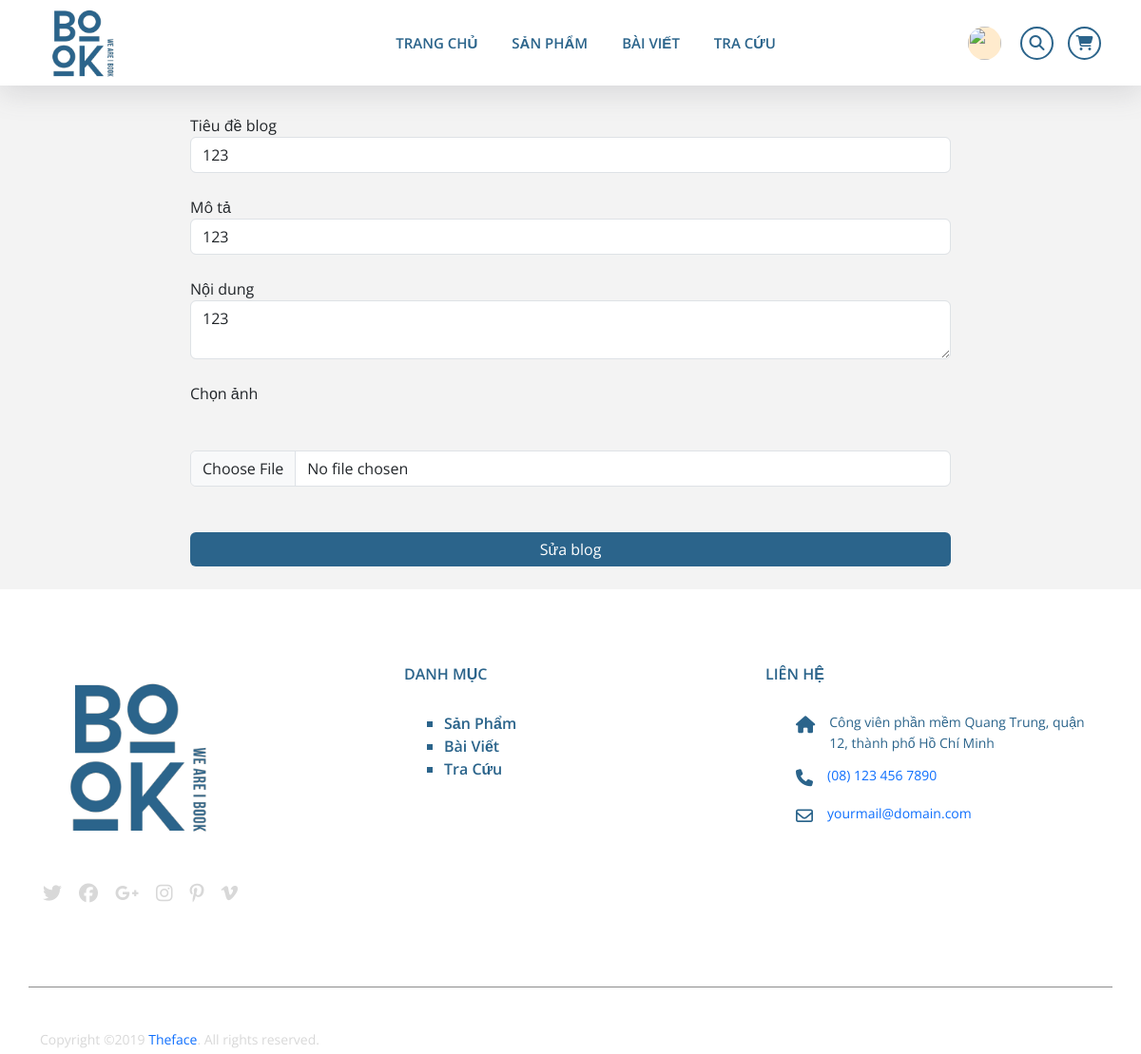
The app's page /controller/index.php?pg=fixblog&idblog=1 (signed in) with its own data.
### tables this page shows
CREATE TABLE `blog` (
  `id` int(3) NOT NULL,
  `id_user` int(11) NOT NULL,
  `tenblog` varchar(100) NOT NULL,
  `ngayvietblog` date NOT NULL,
  `mota` text NOT NULL,
  `noidung` text NOT NULL,
  `img` varchar(200) NOT NULL,
  `status` int(11) NOT NULL DEFAULT 0
);

### model/pdo.php (called while the page is built, shortened)
<?php
function pdo_get_connection(){
    $dburl = "mysql:host=localhost;dbname=da1-06-12-2023;charset=utf8";
    $username = 'root';
    $password = '';
    $conn = new PDO($dburl, $username, $password);
    $conn->setAttribute(PDO::ATTR_ERRMODE, PDO::ERRMODE_EXCEPTION);
    return $conn;
}
function pdo_query($sql){
    $sql_args = array_slice(func_get_args(), 1);
    try{
        $conn = pdo_get_connection();
        $stmt = $conn->prepare($sql);
        $stmt->execute($sql_args);
        $rows = $stmt->fetchAll();
        return $rows;
    }
    catch(PDOException $e){
        throw $e;
    }
    finally{
        unset($conn);
    }
}

### model/blog.php (called while the page is built, shortened)
<?php
require_once 'pdo.php';
function get_blog_user($idblog){
    $sql = "SELECT b.id ,b.tenblog,b.ngayvietblog, b.mota,b.img,u.username, b.noidung,u.img avatar FROM `blog` b inner join user u on b.id_user = u.id where b.id = ?";
    return pdo_query($sql,$idblog);
}

### view/blog-detail-user.php (the view, shortened to what this page needs)
<form action="index.php?pg=updateblog" method="post" enctype="multipart/form-data" style="width: 800px; margin: 0 auto; margin-top: 30px;">
    <div class="mb-4">
        <label for="product_name" class="form-label">Tiêu đề blog</label>
        <input type="text" name="name" placeholder="Nhập tiêu đề" value="<?php echo $infor_blog[0]['tenblog'] ?>" class="form-control" id="product_name" />
    </div>
    <div class="mb-4">
                                    <label for="product_slug" class="form-label">Mô tả</label>
                                    <input type="text" name="mota" placeholder="Nhập mô tả" value="<?php echo $infor_blog[0]['mota'] ?>" class="form-control" id="product_slug" />
                                </div>
    <div class="mb-4">
        <label class="form-label">Nội dung</label>
        <textarea placeholder="Nhập nội dung " name="noidung"  class="form-control"><?php echo $infor_blog[0]['noidung'] ?></textarea>
    </div>
    <div class="mb-4">
        <label class="form-label">Chọn ảnh</label> <br>
        <br>
        <input class="form-control" name="img" type="file">
    </div>
    <br>
    <div class="d-grid">
        <button type="submit" name="fixblog" class="btn btn-primary mb-4">Sửa blog</button>
    </div>
</form>

### view/layout/assets/css/style2.css (style rules this page uses)
* { padding: 0; margin: 0; box-sizing: border-box; }
:root { --mainColor: #55b3f3; --mainColor2: #dff0fb; --mainColor3: #2b648b; --colorPrice: #ed553b; }
body { font-family: "Open Sans", sans-serif !important; }
button.btn.btn-primary { background-color: var(--mainColor3); border: transparent; }

### view/layout/assets/css/cart.css (style rules this page uses)
:root { --mainColor: #55b3f3; --mainColor2: #dff0fb; --mainColor3: #2b648b; --colorPrice: #ed553b; }

### view/layout/assets/css/login.css (style rules this page uses)
:root { --mainColor :#55b3f3; --mainColor2:#dff0fb; --mainColor3:#2b648b; --colorPrice: #ed553b; }

### view/layout/assets/css/checkout.css (style rules this page uses)
:root { --mainColor :#55b3f3; --mainColor2:#dff0fb; --mainColor3:#2b648b; --colorPrice: #ed553b; }
label { display: block; font-size: 16px; margin-bottom: 0 !important; }

### records on screen
blog: name "123", mota "123", noidung "123"
